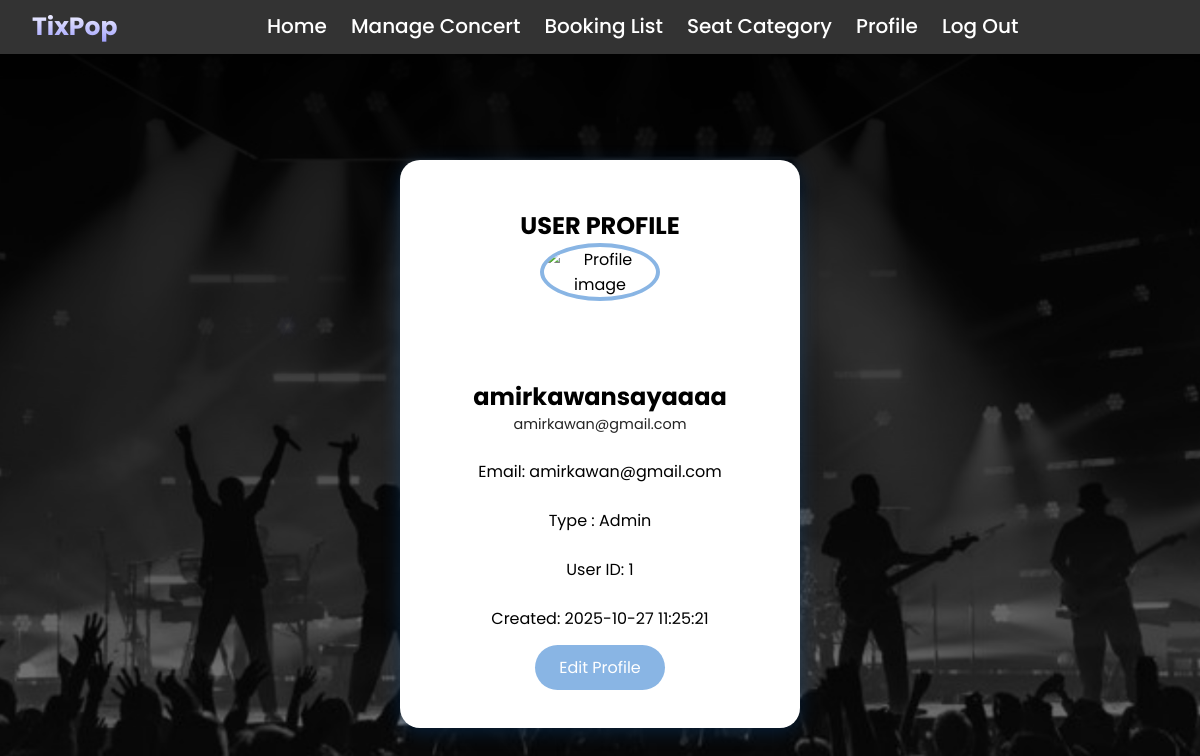
The app's page /profile.php (signed in) with its own data.
### tables this page shows
CREATE TABLE `users` (
  `User_ID` int(10) UNSIGNED NOT NULL,
  `Full_name` varchar(255) NOT NULL,
  `Email` varchar(255) NOT NULL,
  `Password` varchar(255) NOT NULL,
  `User_type` enum('user','admin') NOT NULL DEFAULT 'user',
  `created_at` timestamp NOT NULL DEFAULT current_timestamp()
);

### profile.php (the view, shortened to what this page needs)
<?php
require_once __DIR__ . '/db.php';
$userId = !empty($_SESSION['user_id']) ? (int)$_SESSION['user_id'] : 0;
$user = ['User_ID' => $userId, 'Full_name' => '', 'Email' => '', 'User_type' => 'user'];
if ($userId > 0) {
  try {
    $stmt = $pdo->prepare('SELECT * FROM users WHERE User_ID = ?');
    $stmt->execute([$userId]);
    $row = $stmt->fetch(PDO::FETCH_ASSOC);
    if ($row) {
      $user = array_merge($user, $row);
    }
  } catch (PDOException $e) {
  }
}
$profile_img = htmlspecialchars($user['Profile_Image'] ?? $user['profile_image'] ?? $user['avatar'] ?? 'image/hahahahahahahaha.jpg');
?>
<!DOCTYPE html>
<html lang="en">
  <head>
    <link rel="stylesheet" href="style.css" />
    <link
      href="https://unpkg.com/boxicons@2.1.4/css/boxicons.min.css"
      rel="stylesheet"
    />
  </head>
  <body class="home-page">
    <nav class="navbar">
      <div class="logo">TixPop</div>
      <div class="nav-links">
        <?php if (!empty($_SESSION['user_type']) && $_SESSION['user_type'] === 'admin'): ?>
          <a href="home.php">Home</a>
          <a href="admin_Concert.php">Manage Concert</a>
          <div class="dropdown">
            <button class="dropbtn">Booking List</button>
          </div>
          <a href="admin_Seatcategory.php">Seat Category</a>
          <a href="admin_profile.php">Profile</a>
          <a href="logout.php">Log Out</a>
        <?php endif; ?>
      </div>
    </nav>
    <section class="profile-section">
      <div class="profile-card">
        <h1>USER PROFILE</h1>
        <div class="profile-img">
          <img src="<?= htmlspecialchars($profile_img) ?>" alt="Profile image" />
        </div>
        <h2><?= htmlspecialchars($user['Full_name'] ?? 'Full Name') ?></h2>
        <p class="username"><?= htmlspecialchars($user['Email'] ?? '') ?></p>
        <div class="info">
          <p>Email: <?= htmlspecialchars($user['Email'] ?? '') ?></p>
          <p>Type : <?= htmlspecialchars(ucfirst($user['User_type'] ?? 'user')) ?></p>
          <?php if (!empty($user['User_ID'])): ?>
            <p>User ID: <?= htmlspecialchars($user['User_ID']) ?></p>
          <?php endif; ?>
          <?php
            $created = $user['created_at'] ?? $user['created'] ?? $user['created_on'] ?? null;
            if ($created):
          ?>
            <p>Created: <?= htmlspecialchars($created) ?></p>
          <?php endif; ?>
        </div>
        <a href="profileUpdate.php" class="btn-edit-profile">Edit Profile</a>
      </div>
    </section>
  </body>
</html>

### style.css (style rules this page uses)
* { margin: 0; padding: 0; box-sizing: border-box; font-family: "Poppins"; }
.home-page { display: flex; flex-direction: column; justify-content: flex-start; align-items: center; min-height: 100vh; background: url(image/bg2.png); background-size: cover; background-position: center; padding-top: 80px; }
.navbar { position: fixed; top: 0; width: 100%; display: flex; align-items: center; background-color: #333; padding: 0.5rem 2rem; z-index: 1000; }
.nav-links { display: flex; gap: 1.5rem; margin: auto; }
.nav-links a { font-size: 20px; color: white; font-weight: 500; transition: 0.3s ease-in-out; border-bottom: 3px solid transparent; text-decoration: none; }
.dropdown { position: relative; display: inline-block; z-index: 1001; }
.dropbtn { background: none; border: none; color: white; font-size: 20px; font-weight: 500; transition: 0.3s ease-in-out; border-bottom: 3px solid transparent; text-decoration: none; cursor: pointer; padding: 0; }
.logo { left: 1rem; font-size: 25px; margin-right: 0; font-weight: bold; background-image: linear-gradient(white, rgb(148, 148, 254)); color: transparent; background-clip: text; }
a { text-decoration: none; }
.profile-section { display: flex; justify-content: center; align-items: center; margin-top: 5rem; }
.profile-card { background: #ffffff; padding: 3rem 2.5rem; border-radius: 20px; width: 400px; text-align: center; box-shadow: 0 4px 20px rgba(0, 123, 255, 0.2); position: relative; transition: transform 0.3s ease; }
.profile-img { position: relative; width: 120px; height: 120px; margin: 0 auto; }
.profile-img img { width: 100%; height: 100%; border-radius: 50%; border: 4px solid #89b5e4; object-fit: cover; }
.profile-card h2 { margin-top: 1rem; font-size: 1.5rem; }
.username { color: #242424; font-size: 0.9rem; margin-bottom: 1.5rem; }
.info p { display: flex; align-items: center; justify-content: center; gap: 8px; margin: 0.5rem 0; color: #000000; margin-bottom: 1.5rem; }
.btn-edit-profile { margin-top: 1.5rem; background-color: #89b5e4; color: #fff; border: none; padding: 0.7rem 1.5rem; border-radius: 30px; font-size: 1rem; cursor: pointer; transition: background 0.3s; }

### records on screen
users: Full_name "amirkawansayaaaa", Email "amirkawan@gmail.com", User_type "Admin", User_ID "1", created_at "2025-10-27 11:25:21"
